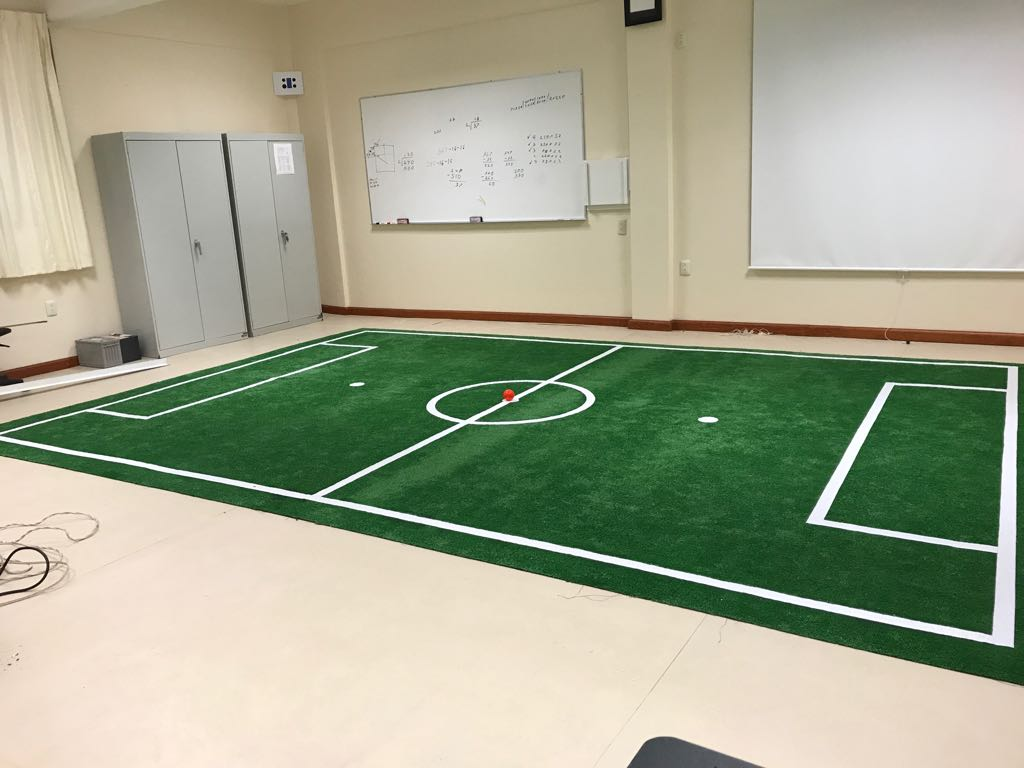
#> input picture Python/RoboCup/cancha.jpeg, 1024 x 768 px, given in place of the camera
$ python example.py
#> lines starting #> are read from the running program, lines starting #| are printed output that depends on the picture; after the words box and inside, x2 and y2 are one past the last pixel; in counts of white or black regions, pixels touching at a corner belong together
# Algoritmo de deteccion de colores
# Por Glar3
# www.robologs.net
#
# Detecta objetos verdes y amarillos

import cv2
import numpy as np

# Iniciar la camara
captura = cv2.VideoCapture(0)

while (1):

    # Capturamos una imagen y la convertimos de RGB -> HSV
    _, imagen = captura.read()
#> imagen is the input picture: shape (768, 1024, 3); mean B, G, R 143.2, 166.6, 162.4
    hsv = cv2.cvtColor(imagen, cv2.COLOR_BGR2HSV)
#> hsv: shape (768, 1024, 3); mean H, S, V 36.6, 63, 174.5

    # Rango de colores detectados:
    # Verdes:
    verde_bajos = np.array([49, 50, 50], dtype=np.uint8)
    verde_altos = np.array([100, 255, 210], dtype=np.uint8)
    # Amarillos:
    amarillo_bajos = np.array([16, 76, 72], dtype=np.uint8)
    amarillo_altos = np.array([30, 255, 210], dtype=np.uint8)

    # Detectar los pixeles de la imagen que esten dentro del rango de verdes
    mascara_verde = cv2.inRange(hsv, verde_bajos, verde_altos)
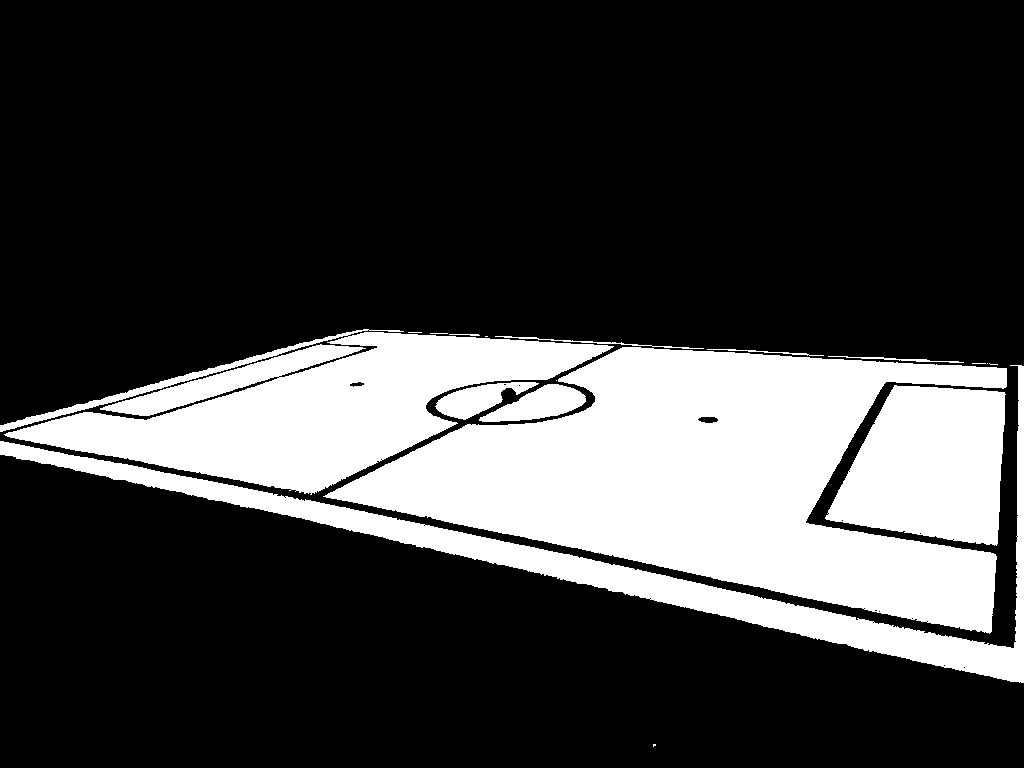
#> mascara_verde: shape (768, 1024); 24.7% white; 18 white regions (8 under 20 px), largest, box (x1, y1, x2, y2) and area: (323, 347, 1007, 634) 94652, (0, 329, 614, 495) 46561, (0, 365, 1024, 683) 26620

    # Detectar los pixeles de la imagen que esten dentro del rango de amarillos
    mascara_amarillo = cv2.inRange(hsv, amarillo_bajos, amarillo_altos)
#> mascara_amarillo: shape (768, 1024); 2.4% white; 153 white regions (129 under 20 px), largest, box (x1, y1, x2, y2) and area: (160, 0, 465, 131) 14576, (0, 0, 84, 83) 1276, (0, 268, 88, 289) 634

    # Filtrar el ruido aplicando un OPEN seguido de un CLOSE
    kernel = np.ones((6, 6), np.uint8)
    mascara_verde = cv2.morphologyEx(mascara_verde, cv2.MORPH_CLOSE, kernel)
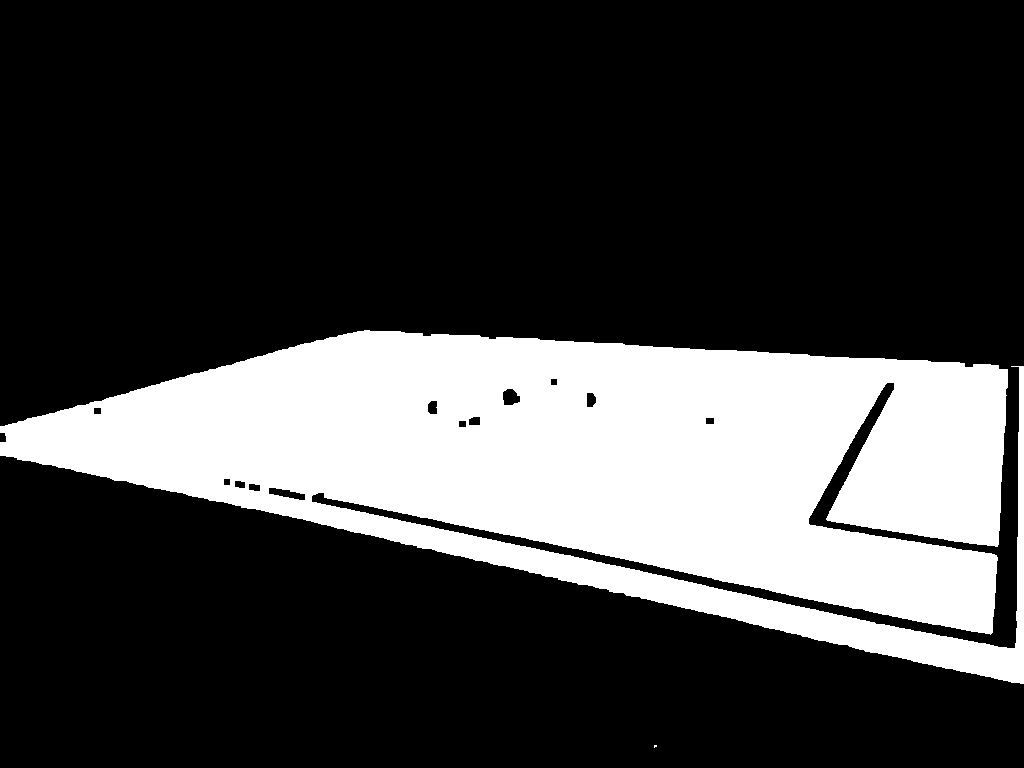
#> mascara_verde: shape (768, 1024); 25.5% white; 2 white regions (1 under 20 px), largest, box (x1, y1, x2, y2) and area: (0, 330, 1024, 684) 200764
    mascara_verde = cv2.morphologyEx(mascara_verde, cv2.MORPH_OPEN, kernel)
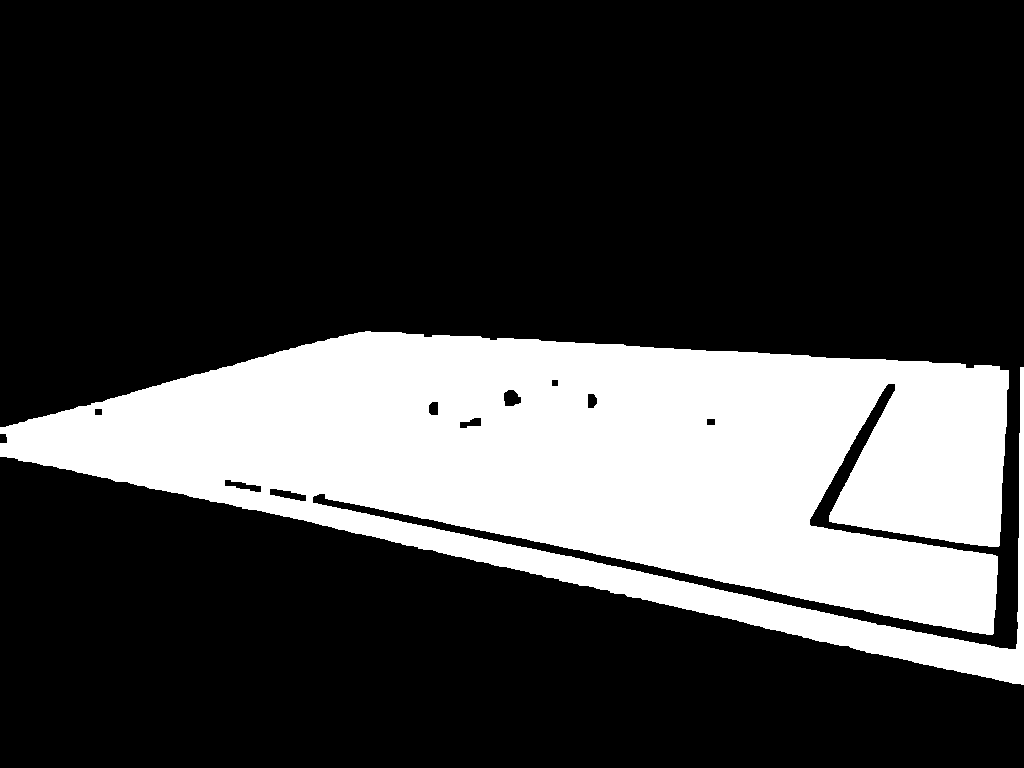
#> mascara_verde: shape (768, 1024); 25.5% white; 1 white region, box (x1, y1, x2, y2) and area: (0, 331, 1024, 685) 200393
    mascara_amarillo = cv2.morphologyEx(mascara_amarillo, cv2.MORPH_CLOSE, kernel)
#> mascara_amarillo: shape (768, 1024); 2.6% white; 79 white regions (57 under 20 px), largest, box (x1, y1, x2, y2) and area: (161, 0, 466, 132) 15227, (0, 0, 91, 105) 1767, (0, 269, 89, 290) 667
    mascara_amarillo = cv2.morphologyEx(mascara_amarillo, cv2.MORPH_OPEN, kernel)
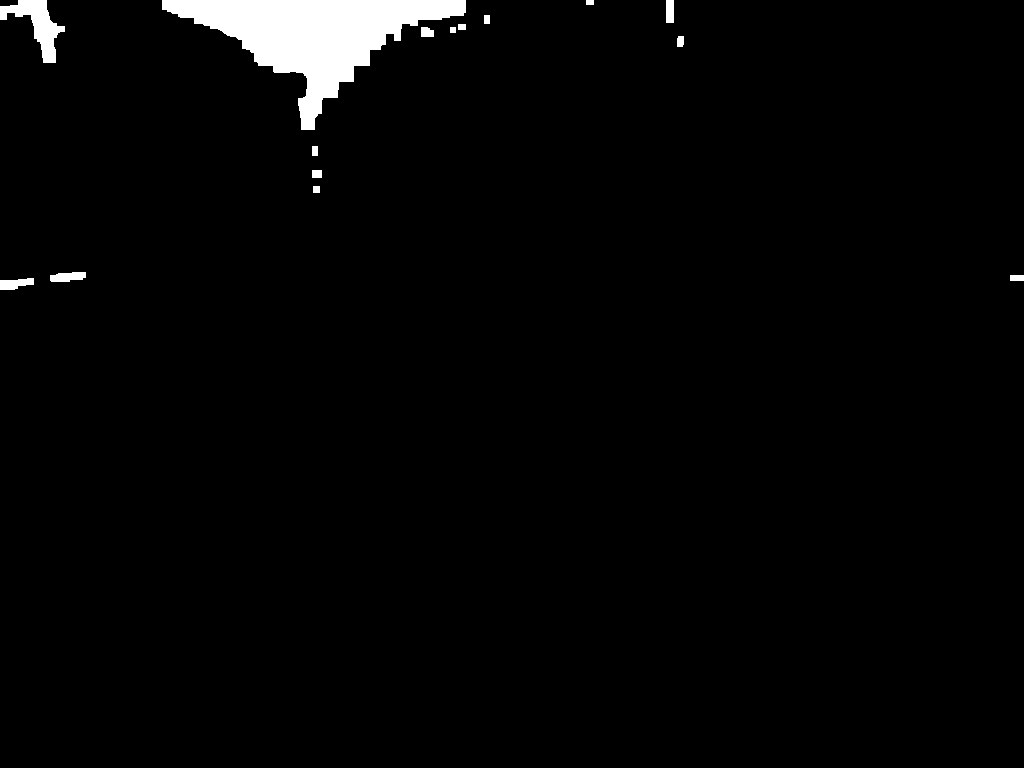
#> mascara_amarillo: shape (768, 1024); 2.3% white; 15 white regions, largest, box (x1, y1, x2, y2) and area: (162, 0, 466, 130) 14977, (0, 0, 65, 63) 1561, (0, 278, 34, 290) 288

    # Unir las dos mascaras con el comando cv2.add()
    mask = cv2.add(mascara_amarillo, mascara_verde)
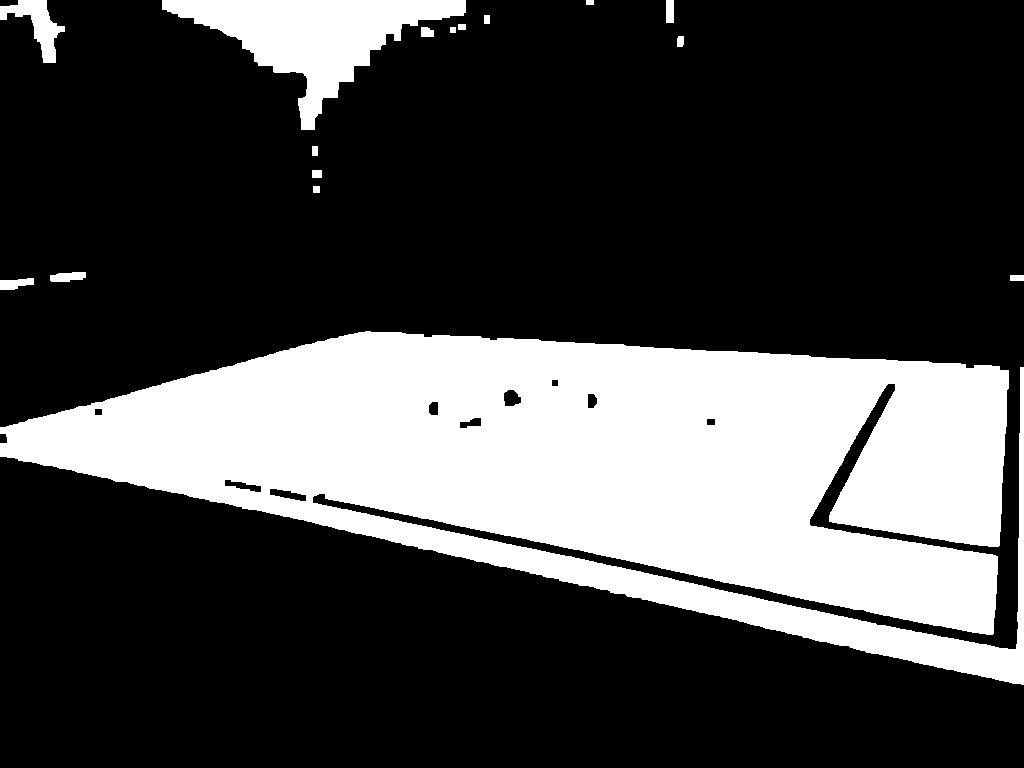
#> mask: shape (768, 1024); 27.8% white; 16 white regions, largest, box (x1, y1, x2, y2) and area: (0, 331, 1024, 685) 200393, (162, 0, 466, 130) 14977, (0, 0, 65, 63) 1561

    # Mostrar la imagen de la webcam y la mascara verde
    cv2.imshow('verde', mask)
    cv2.imshow('Camara', imagen)
    tecla = cv2.waitKey(5) & 0xFF
#> (key Esc is pressed here)
    if tecla == 27:
        break

cv2.destroyAllWindows()
